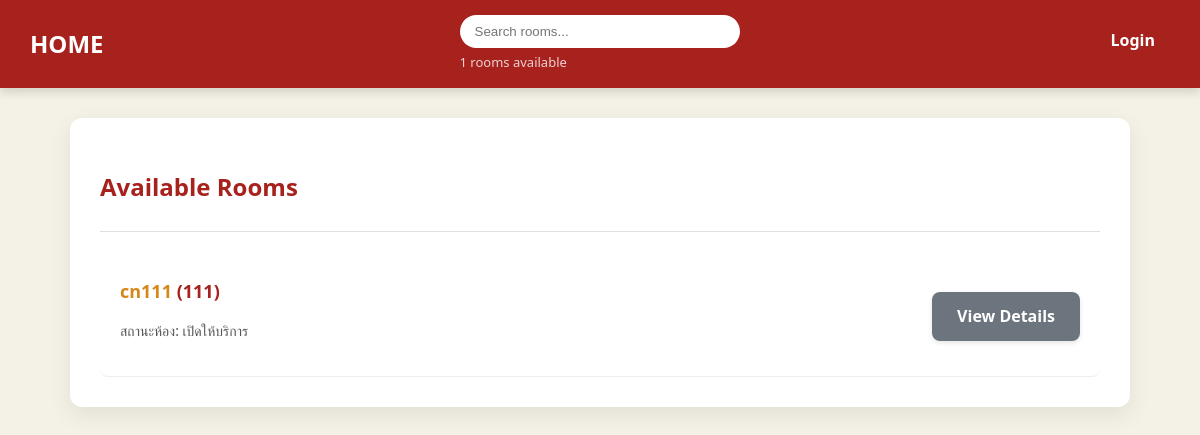
The app's page /, older data.
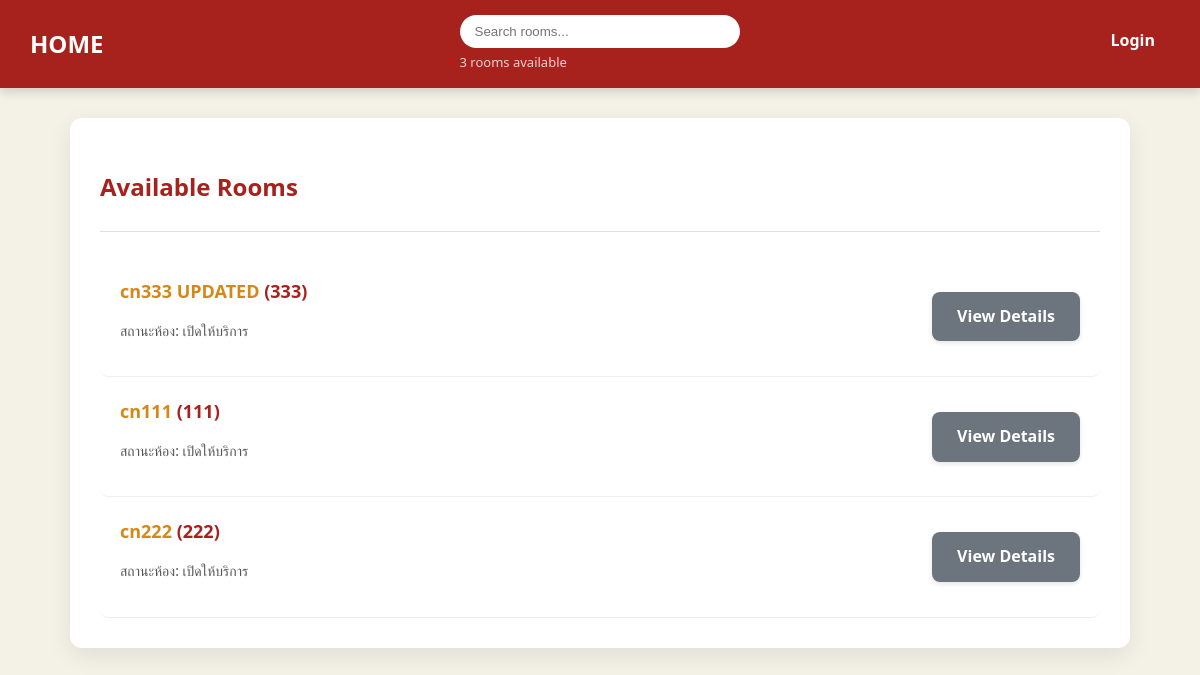
The same page, newer data.
### booking/models.py (models this page shows, shortened)
class Room(models.Model):
    room_id = models.CharField(max_length=10, primary_key=True, verbose_name='ID')
    room_name = models.CharField(max_length=200, verbose_name='Name')
    room_capacity = models.PositiveIntegerField(verbose_name='Capacity')
    room_hours = models.PositiveIntegerField(
        'Total Hours',
        validators=[MinValueValidator(0), MaxValueValidator(24)]
    )
    status = models.BooleanField(verbose_name='Status')
    description = models.TextField(null=True, blank=True, verbose_name='Description')
    updated = models.DateTimeField(auto_now=True)
    created = models.DateTimeField(auto_now_add=True)
    class Meta:
        ordering = ['-updated', '-created']

### booking/views.py (the view)
# urls.py: path('',views.home, name='home' ),
def home(request):
    q = request.GET.get('q') if request.GET.get('q') != None else ''
    rooms = Room.objects.filter(
        Q(room_name__icontains=q) |
        Q(room_id__icontains=q)
    )
    room_count = rooms.count()
    context = {'rooms': rooms, 'room_count': room_count}
    return render(request, 'booking/home.html', context)

### booking/templates/booking/home.html (shortened to what this page needs)
{% extends 'main.html' %}
{% block content %}
<div class="home-container">
    <div class="home-header">
        <h2>Available Rooms</h2>
    </div>
    <hr>
    <div class="room-list">
        {% for room in rooms %}
            <div class="room-item">
                <div>
                    <h5><a href="{% url 'room' room.room_id %}" class="room-name">{{room.room_name}}</a> ({{room.room_id}})</h5>
                    <p class="room-status">สถานะห้อง: {{ room.status|yesno:"เปิดให้บริการ,ปิดให้บริการ" }}</p>
                </div>
                <a href="{% url 'room' room.room_id %}" class="btn btn-secondary">View Details</a>
            </div>
        {% endfor %}
    </div>
</div>
{% endblock %}

Row changes from the older to the newer data that the page shows:
added Room: room_name "cn333 UPDATED", room_id "333", status "เปิดให้บริการ"
added Room: room_name "cn222", room_id "222", status "เปิดให้บริการ"
Text that changed along with them:
{{ room_count }}: "1" → "3"
